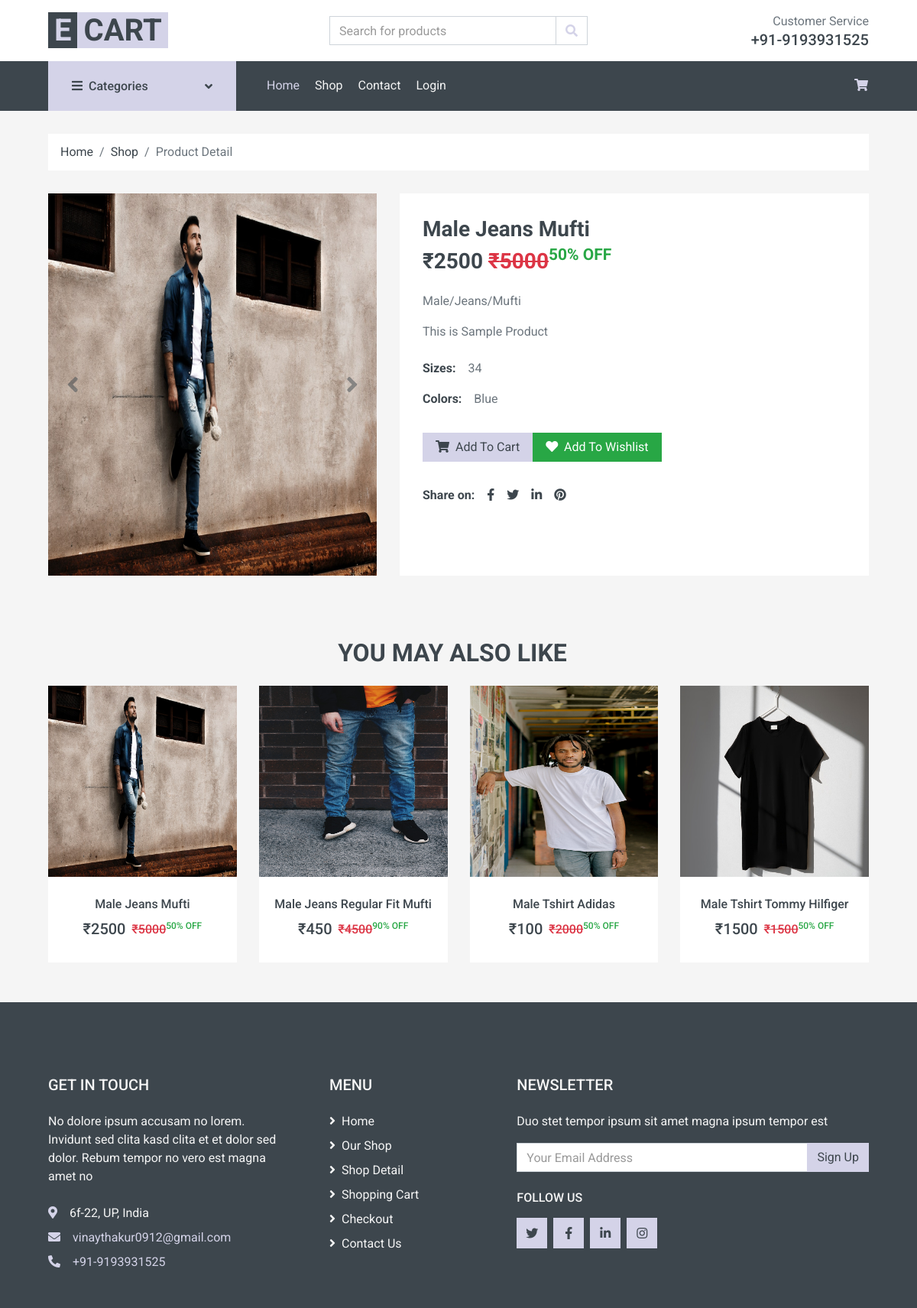
/single-product/5/, run on the app's committed database.
### mainApp/models.py (models this page shows, shortened)
class Product(models.Model):
    id = models.AutoField(primary_key=True)
    name = models.CharField(max_length=50)
    maincategory = models.ForeignKey(Maincategory, on_delete=models.CASCADE)
    subcategory = models.ForeignKey(Subcategory, on_delete=models.CASCADE)
    brand = models.ForeignKey(Brand, on_delete=models.CASCADE)
    color = models.CharField(max_length=30)
    size = models.CharField(max_length=30)
    baseprice = models.IntegerField()
    discount = models.IntegerField()
    finalprice = models.IntegerField()
    stock = models. BooleanField(default=True)
    description = models.TextField()
    pic1 = models.ImageField(upload_to='products',default=None,null=True, blank=True)
    pic2 = models.ImageField(upload_to='products',default=None,null=True, blank=True)
    pic3 = models.ImageField(upload_to='products',default=None,null=True, blank=True)
    pic4 = models.ImageField(upload_to='products',default=None,null=True, blank=True)

class Maincategory(models.Model):
    id = models.AutoField(primary_key=True)
    name = models.CharField(max_length=20)
    def __str__(self):
        return self.name

class Subcategory(models.Model):
    id = models.AutoField(primary_key=True)
    name = models.CharField(max_length=20)
    def __str__(self):
        return self.name

class Brand(models.Model):
    id = models.AutoField(primary_key=True)
    name = models.CharField(max_length=20)
    pic = models.ImageField(upload_to='brands',default=None,null=True, blank=True)
    def __str__(self):
        return self.name

### mainApp/views.py (the view)
# urls.py: path('single-product/<int:id>/', mainApp.singleProductPage),
def singleProductPage(Request,id):
    data = Product.objects.get(id=id)
    relatedProducts = Product.objects.filter(maincategory=Maincategory.objects.get(name=data.maincategory))
    return render(Request,'detail.html',{'data':data,'relatedProducts':relatedProducts})

### mainApp/templates/detail.html (shortened to what this page needs)
{% extends 'index.html' %}
{% load static %}
{% block body %}
    <div class="container-fluid">
        <div class="row px-xl-5">
            <div class="col-12">
                <nav class="breadcrumb bg-light mb-30">
                    <a class="breadcrumb-item text-dark" href="#">Home</a>
                    <a class="breadcrumb-item text-dark" href="/shop/All/All/All/">Shop</a>
                    <span class="breadcrumb-item active">Product Detail</span>
                </nav>
            </div>
        </div>
    </div>
    <div class="container-fluid pb-5">
        <div class="row px-xl-5">
            <div class="col-lg-5 mb-30">
                <div id="product-carousel" class="carousel slide" data-ride="carousel">
                    <div class="carousel-inner bg-light">
                        <div class="carousel-item active">
                            <img class="w-100 " src="{{data.pic1.url}}" height="500px" alt="Image">
                        </div>
                    </div>
                    <a class="carousel-control-prev" href="#product-carousel" data-slide="prev">
                        <i class="fa fa-2x fa-angle-left text-dark"></i>
                    </a>
                    <a class="carousel-control-next" href="#product-carousel" data-slide="next">
                        <i class="fa fa-2x fa-angle-right text-dark"></i>
                    </a>
                </div>
            </div>
            <div class="col-lg-7 h-auto mb-30">
                <div class="h-100 bg-light p-30">
                    <h3>{{data.name}}</h3>
                    <h3 class="font-weight-semi-bold mb-4">&#8377;{{data.finalprice}} <del class="text-danger">&#8377;{{data.baseprice}}</del><sup class="text-success">{{data.discount}}% OFF</sup></h3>
                    <p>{{data.maincategory}}/{{data.subcategory}}/{{data.brand}}</p>
                    <p class="mb-4">{{data.description}}</p>
                    <div class="d-flex mb-3">
                        <strong class="text-dark mr-3">Sizes:</strong>
                       {{data.size}}
                    </div>
                    <div class="d-flex mb-4">
                        <strong class="text-dark mr-3">Colors:</strong>
                       {{data.color}}
                    </div>
                    <div class="d-flex align-items-center mb-4 pt-2">
                        <a class="btn btn-primary px-3" href="/add-to-cart/{{data.id}}/"><i class="fa fa-shopping-cart mr-1"></i> Add To Cart</a>
                        <a class="btn btn-success px-3"  href="/add-to-wishlist/{{data.id}}/"><i class="fa fa-heart mr-1"></i> Add To Wishlist</a>
                    </div>
                    <div class="d-flex pt-2">
                        <strong class="text-dark mr-2">Share on:</strong>
                        <div class="d-inline-flex">
                            <a class="text-dark px-2" href="">
                                <i class="fab fa-facebook-f"></i>
                            </a>
                            <a class="text-dark px-2" href="">
                                <i class="fab fa-twitter"></i>
                            </a>
                            <a class="text-dark px-2" href="">
                                <i class="fab fa-linkedin-in"></i>
                            </a>
                            <a class="text-dark px-2" href="">
                                <i class="fab fa-pinterest"></i>
                            </a>
                        </div>
                    </div>
                </div>
            </div>
        </div>
    </div>
    <div class="container-fluid py-1">
        <h2 class=" text-center  position-relative text-uppercase mx-xl-5 mb-4"><span class="bg-secondary pr-3">You May Also Like</span></h2>
        <div class="row px-xl-5">
            <div class="col">
                <div class="owl-carousel related-carousel">
                    {% for item in relatedProducts %}
                    <div class="product-item bg-light">
                        <div class="product-img position-relative overflow-hidden">
                        <a href="/singe-product/{{item.id}}">
                            <img class="" src="{{item.pic1.url}}" style="height: 250px" width="100%" alt="">
                        </a>
                        </div>
                        <div class="text-center py-4">
                            <a class="h6 text-decoration-none text-truncate" href="/singe-product/{{item.id}}">{{item.name}}</a>
                            <div class="d-flex align-items-center justify-content-center mt-2">
                                <h5>&#8377;{{item.finalprice}}</h5><h6 class="text-muted ml-2"><del class="text-danger">&#8377;{{item.baseprice}}</del><sup class="text-success">{{item.discount}}% OFF</sup></h6>
                            </div>
                        </div>
                    </div>
                      {% endfor %}
                </div>
            </div>
        </div>
    </div>
{% endblock %}

### mainApp/templates/index.html (shortened to what this page needs)
{% load static %}
<!DOCTYPE html>
<html lang="en">
<head>
    <link href="https://cdnjs.cloudflare.com/ajax/libs/font-awesome/5.10.0/css/all.min.css" rel="stylesheet">
    <link href="/static/lib/animate/animate.min.css" rel="stylesheet">
    <link href="/static/lib/owlcarousel/assets/owl.carousel.min.css" rel="stylesheet">
    <link href="/static/css/style.css" rel="stylesheet">
</head>
<body>
    <div class="container-fluid">
        <div class="row align-items-center bg-light py-3 px-xl-5 d-none d-lg-flex">
            <div class="col-lg-4">
                <a href="/" class="text-decoration-none">
                    <span class="h1 text-uppercase text-primary bg-dark px-2">E</span>
                    <span class="h1 text-uppercase text-dark bg-primary px-2 ml-n1">Cart</span>
                </a>
            </div>
            <div class="col-lg-4 col-6 text-left">
                <form action="/search/" method="post">
                    <div class="input-group">
                        <input type="text" name="search" class="form-control" placeholder="Search for products">
                        <div class="input-group-append">
                            <span class="input-group-text bg-transparent text-primary">
                                <i class="fa fa-search"></i>
                            </span>
                        </div>
                    </div>
                </form>
            </div>
            <div class="col-lg-4 col-6 text-right">
                <p class="m-0">Customer Service</p>
                <h5 class="m-0">+91-9193931525</h5>
            </div>
        </div>
    </div>
    <div class="container-fluid bg-dark mb-30 sticky-top">
        <div class="row px-xl-5">
            <div class="col-lg-3 d-none d-lg-block">
                <a class="btn d-flex align-items-center justify-content-between bg-primary w-100" data-toggle="collapse"
                    href="#navbar-vertical" style="height: 65px; padding: 0 30px;">
                    <h6 class="text-dark m-0"><i class="fa fa-bars mr-2"></i>Categories</h6>
                    <i class="fa fa-angle-down text-dark"></i>
                </a>
            </div>
            <div class="col-lg-9">
                <nav class="navbar navbar-expand-lg bg-dark navbar-dark py-3 py-lg-0 px-0">
                    <div class="collapse navbar-collapse justify-content-between" id="navbarCollapse">
                        <div class="navbar-nav mr-auto py-0">
                            <a href="/" class="nav-item nav-link active">Home</a>
                            <a href="/shop/All/All/All/" class="nav-item nav-link">Shop</a>
                            <a href="/contact/" class="nav-item nav-link">Contact</a>
                            {% if request.user.is_authenticated %}
                            <div class="nav-item dropdown">
                                <a href="#" class="nav-link dropdown-toggle" data-toggle="dropdown"><span
                                        style="text-transform: capitalize;">{{request.user.username}}</span><i
                                        class="fa fa-angle-down mt-1"></i></a>
                                <div class="dropdown-menu bg-primary rounded-0 border-0 m-0">
                                    <a href="/profile/" class="dropdown-item">Profile</a>
                                    <a href="/cart/" class="dropdown-item"> Cart</a>
                                    <a href="/logout/" class="dropdown-item">Logout</a>
                                </div>
                            </div>
                            {% else %}
                            <a href="/login/" class="nav-item nav-link">Login</a>
                            {% endif %}
                        </div>
                        <div class="navbar-nav ml-auto py-0 d-none d-lg-block">
                            <a href="/cart/" class="btn px-0 ml-3">
                                <i class="fas fa-shopping-cart text-primary"></i>
                            </a>
                        </div>
                    </div>
                </nav>
            </div>
        </div>
    </div>
    {% block body %}{% endblock %}
    <div class="container-fluid bg-dark text-secondary mt-5 pt-5">
        <div class="row px-xl-5 pt-5">
            <div class="col-lg-4 col-md-12 mb-5 pr-3 pr-xl-5">
                <h5 class="text-secondary text-uppercase mb-4">Get In Touch</h5>
                <p class="mb-4">No dolore ipsum accusam no lorem. Invidunt sed clita kasd clita et et dolor sed dolor.
                    Rebum tempor no vero est magna amet no</p>
                <p class="mb-2"><i class="fa fa-map-marker-alt text-primary mr-3"></i>6f-22, UP, India</p>
                <p class="mb-2"><i class="fa fa-envelope text-primary mr-3"></i><a
                        href="mailto:vinaythakur0912@gmail.com">vinaythakur0912@gmail.com</a></p>
                <p class="mb-0"><i class="fa fa-phone-alt text-primary mr-3"></i><a
                        href="tel:9193931525">+91-9193931525</a></p>
            </div>
            <div class="col-lg-8 col-md-12">
                <div class="row">
                    <div class="col-md-4 mb-5">
                        <h5 class="text-secondary text-uppercase mb-4">Menu</h5>
                        <div class="d-flex flex-column justify-content-start">
                            <a class="text-secondary mb-2" href="/"><i class="fa fa-angle-right mr-2"></i>Home</a>
                            <a class="text-secondary mb-2" href="/shop/"><i class="fa fa-angle-right mr-2"></i>Our
                                Shop</a>
                            <a class="text-secondary mb-2" href="/single-product/"><i
                                    class="fa fa-angle-right mr-2"></i>Shop Detail</a>
                            <a class="text-secondary mb-2" href="/cart/"><i class="fa fa-angle-right mr-2"></i>Shopping
                                Cart</a>
                            <a class="text-secondary mb-2" href="/checkout/"><i
                                    class="fa fa-angle-right mr-2"></i>Checkout</a>
                            <a class="text-secondary" href="/contact/"><i class="fa fa-angle-right mr-2"></i>Contact
                                Us</a>
                        </div>
                    </div>
                    <div class="col-md-8 mb-5">
                        <h5 class="text-secondary text-uppercase mb-4">Newsletter</h5>
                        <p>Duo stet tempor ipsum sit amet magna ipsum tempor est</p>
                        <form action="">
                            <div class="input-group">
                                <input type="text" class="form-control" placeholder="Your Email Address">
                                <div class="input-group-append">
                                    <button class="btn btn-primary">Sign Up</button>
                                </div>
                            </div>
                        </form>
                        <h6 class="text-secondary text-uppercase mt-4 mb-3">Follow Us</h6>
                        <div class="d-flex">
                            <a class="btn btn-primary btn-square mr-2" href="#"><i class="fab fa-twitter"></i></a>
                            <a class="btn btn-primary btn-square mr-2" href="#"><i class="fab fa-facebook-f"></i></a>
                            <a class="btn btn-primary btn-square mr-2" href="#"><i class="fab fa-linkedin-in"></i></a>
                            <a class="btn btn-primary btn-square" href="#"><i class="fab fa-instagram"></i></a>
                        </div>
                    </div>
                </div>
            </div>
        </div>
    </div>
</body>
</html>

### data on the page
Product: pic1 (picture), name "Male Jeans Mufti", finalprice "2500", baseprice "5000", discount "50", maincategory "Male", subcategory "Jeans", brand "Mufti", description "This is Sample Product", size "34", color "Blue"
Product: pic1 (picture), name "Male Jeans Regular Fit Mufti", finalprice "450", baseprice "4500", discount "90"
Product: pic1 (picture), name "Male Tshirt Adidas", finalprice "100", baseprice "2000", discount "50"
Product: pic1 (picture), name "Male Tshirt Tommy Hilfiger", finalprice "1500", baseprice "1500", discount "50"
